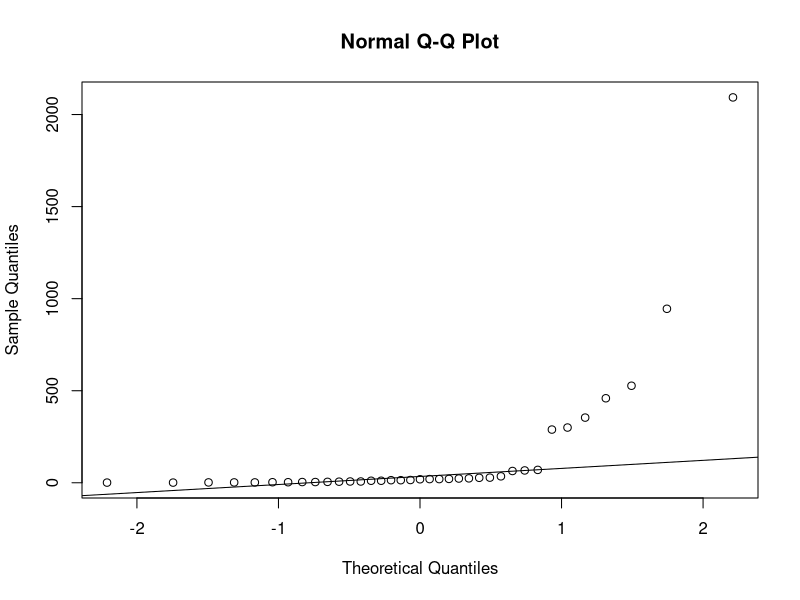
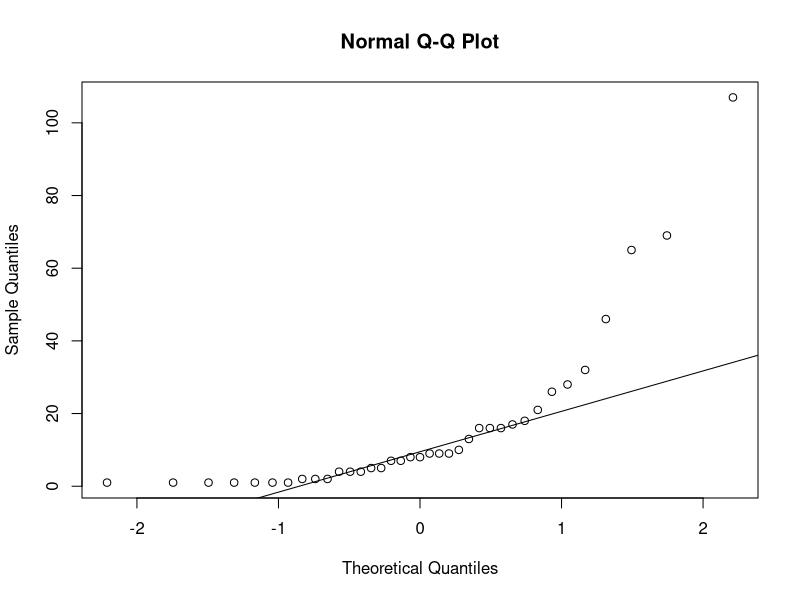
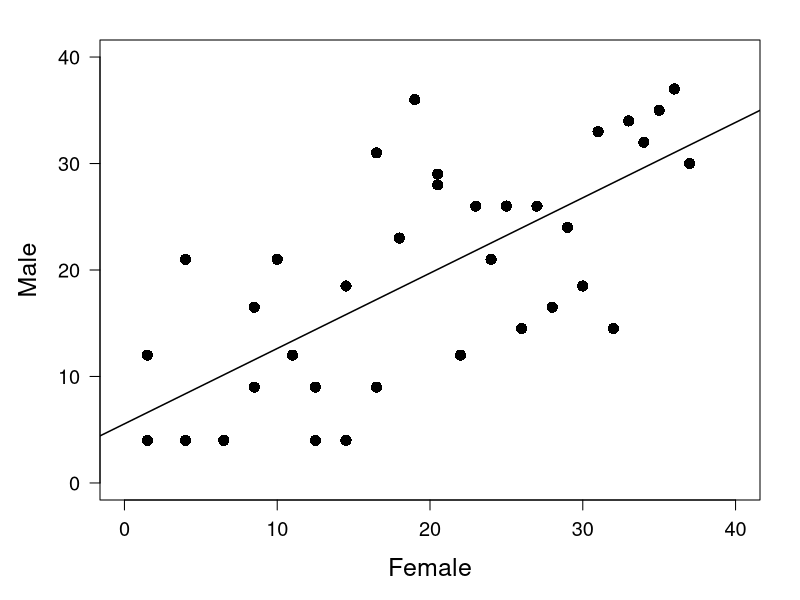
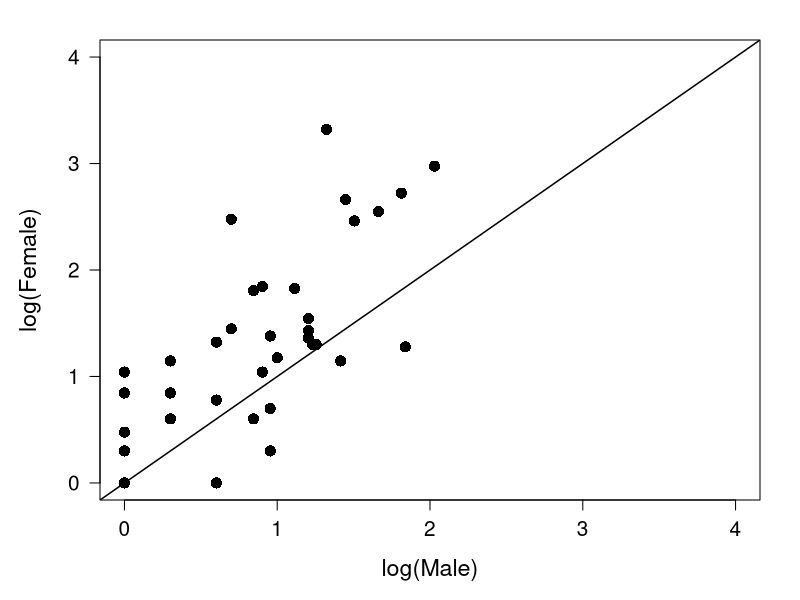

Generate these figures, in order, with R:
################################################################################################
################################ FLX CHROMOSOME SWAP CORRELATION ###############################
################################################################################################


# Set working directory
setwd("~/Library/CloudStorage/Box-Box/Work/Experiments/Drosophila/FLX/5.FLXchromosomeSwap/R/ExpressionData/Both/Correlation")

# Read in files with data
corr.data <- read.table(file = "correlation.csv", h = T, sep = ",", stringsAsFactors = T)


##########################################  STATISTIC  #########################################

# First look at the data, is it normally distributed?

# Female
shapiro.test(corr.data$female)
# P = 7.583e-11
qqnorm(corr.data$female)
qqline(corr.data$female)
# No

# Male
shapiro.test(corr.data$male)
# P = 6.44e-08
qqnorm(corr.data$male)
qqline(corr.data$male)
# No


# Because the data is not normally distributed, I'll use spearman for the method
# Do a correlation test between the number of transcripts between groups in females and males
cor.test(corr.data$female, corr.data$male, method = "spearman")
# P = 8.434e-07


# We also do a paired Wilcoxon signed-rank test
wilcox.test(corr.data$female, corr.data$male, paired = T)
# P = 6.084e-05



#########################################  PLOT DATA  #########################################


### PLOT - RANK ###

# The plot
pdf("Correlation.pdf", family = "serif", width = 7, height = 7)

par(mar = c(5, 5, 2, 2))
plot(corr.data$rank_female, corr.data$rank_male, xlim = c(0, 40), xlab = "Female", ylim = c(0, 40), 
     ylab = "Male", cex.axis = 1.2, cex.lab = 1.5, las = 1, pch = 16, col = "black", cex = 1.5)
abline(lm(corr.data$rank_male ~ corr.data$rank_female), col = "black", lwd = 1.5)

dev.off()



### PLOT - LOG ###

# First add log to the data set
corr.data$log_female <- log10(corr.data$female)
corr.data$log_male <- log10(corr.data$male)

# The plot
pdf("Correlation_log.pdf", family = "serif", width = 7, height = 7)

par(mar = c(5, 5, 2, 2))
plot(corr.data$log_male, corr.data$log_female, xlim = c(0, 4), xlab = "log(Male)", ylim = c(0, 4),
     ylab = "log(Female)", cex.axis = 1.25, cex.lab = 1.4, las = 1, pch = 16, col = "black", cex = 1.5)
abline(a = 0, b = 1, col = "black", lwd = 1.5)

dev.off()
